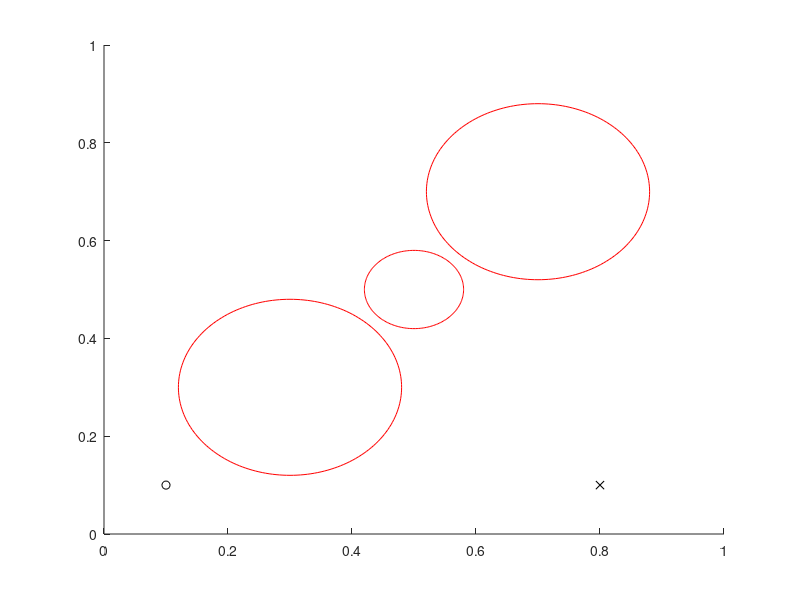

Write the MATLAB code that produced this figure. (Note: this script raises an error after producing the figure.)
%% Jun You 9/11/17
% This script will demonstrate the improved version of rapidly-exploring random tree called RRT*
% The variables defined to describe vertices which are inputs for the functions used in this script are structured with fields:
%     coord : Array of coordinates [x value, y value]
%     ind : used to number the vertices; will be used to keep track of indices used to create network graphs
% 
% Once ran, you will see tree shaped graph with pink line segments representing graphs. 
% The yellow segment will be removed branch and blue segments will be optimized branch. 
% This is to demontrate the different between RRT and RRT*.
% (RRT will not have the blue branches formed but yellow branches as pink
% braches)
% 
% For information on the algorithm, go to section 3 and 4 of the paper on 
% https://people.eecs.berkeley.edu/~pabbeel/cs287-fa15/optreadings/rrtstar.pdf
%% Initialization

clearvars -except yy
close all
figure; 
axis([0 1 0 1]);
hold on;
% Obstacles (circles)
% Obst_1.mid = [0.7,0.7]; Obst_1.rad = .21; % Center and radius of circle
% Obst_2.mid = [0.3,0.3]; Obst_2.rad = .21;
% Obst_3.mid = [0.5,0.5]; Obst_3.rad = .08;
Obst_1.mid = [0.7,0.7]; Obst_1.rad = .18; % Center and radius of circle
Obst_2.mid = [0.3,0.3]; Obst_2.rad = .18;
Obst_3.mid = [0.5,0.5]; Obst_3.rad = .08;
Obst = [Obst_1,Obst_2,Obst_3]; 
% Plotting Obstacles
for a = 1:length(Obst)
    th = 0:pi/100:2*pi;
    xunit = Obst(a).rad.*cos(th) + Obst(a).mid(1);
    yunit = Obst(a).rad.*sin(th) + Obst(a).mid(2);
    plot(xunit,yunit, 'r');
end
waypoints = cat(1,[0.1,0.1],[0.8,0.1],[0.1,0.8],[0.9,0.9]);
num_iter = 2000; %Set number of iteration to create random point
EPS = .05; % Maximum edge length
Near_r = .08; % Maximum searching radius for rebranching
gamma=0.7;
tic
for wp_ind = 1:length(waypoints)-1

%Initial Coordinate
x_init.coord = waypoints(wp_ind,:);
x_init.ind = 1; 
x_goal.coord = waypoints(wp_ind+1,:); % Coordinate of the goal
h = true;
clear Vertex Tree;
Vertex(1) = x_init;
plot(x_init.coord(1), x_init.coord(2),'o','color','black');
plot(x_goal.coord(1), x_goal.coord(2),'x','color','black');
% Using digraph function to keep track of edges using indices of vertices. 
Tree = digraph;
Tree = addnode(Tree, 1);
% Toggle comment (ctrl+R) or uncomment (ctrl+T) the 4 lines below with *** to use previous random points for testing purposes 
yy=[]; %***

while h
    a=rand();
    if a<=gamma
      x_rand=x_goal;
    else
    x_rand.coord = [rand(),rand()]; %*** 
    end
    yy=[yy ; x_rand.coord]; %***
%     x_rand.coord = yy(x,:); %***
    x_nearest = Nearest(Vertex,Tree,x_rand);
    x_new = Steer(x_nearest,x_rand,EPS);
    if CollisionFree(x_nearest,x_new,Obst)
        X_near = Near(Vertex,Tree,x_new,Near_r);
        x_new.ind = length(Vertex)+1;
        x_min = x_nearest; 
        c_cost = distances(Tree,1,x_nearest.ind)+Cost(x_nearest,x_new);
        
        % Connect along a minimum-cost path
        for y = 1:length(X_near)
            if CollisionFree(X_near(y),x_new,Obst) && (distances(Tree,1,X_near(y).ind)+Cost(X_near(y),x_new))<c_cost
                x_min = X_near(y); 
                c_cost = distances(Tree,1,X_near(y).ind)+Cost(X_near(y),x_new);
            end
        end
        Vertex = [Vertex x_new];
        Tree = addedge(Tree,[x_min.ind],[x_new.ind],Cost(x_min,x_new));
        
        % Draw edges and vertices to form paths
        line([x_min.coord(1),x_new.coord(1)],[x_min.coord(2),x_new.coord(2)],'Color', 'y', 'LineWidth', 1);
        plot(x_new.coord(1), x_new.coord(2),'x','color','y');
        hold on;
        
        % Rewire the tree to create optimal paths (You may
        % comment/remove this whole for-loop to change to RRT)
%         for z = 1:length(X_near)
%             nom_cost=[];
%             if CollisionFree(x_new,X_near(z),Obst) && (distances(Tree,1,x_new.ind)+Cost(x_new,X_near(z)))<distances(Tree,1,X_near(z).ind)
%                 parent_ind = predecessors(Tree,X_near(z).ind);
%                 x_parent = Vertex(parent_ind);
%                 Tree = rmedge(Tree,[x_parent.ind],[X_near(z).ind]);
%                 Tree = addedge(Tree,[x_new.ind],[X_near(z).ind],Cost(x_new,X_near(z)));
%                                 
%                 % Draw remove old branch (Redrew in white) and replace with better branch (in blue)
%                 line([x_parent.coord(1),X_near(z).coord(1)],[x_parent.coord(2),X_near(z).coord(2)],'Color', 'y', 'LineWidth', 1)
%                 line([x_new.coord(1),X_near(z).coord(1)],[x_new.coord(2),X_near(z).coord(2)],'Color', 'y', 'LineWidth', 1)
%                 drawnow;
%                 hold on;
%             end
%         end
    end
    % Check if the end the last vertex connects to the goal
    if CollisionFree(x_new,x_goal,Obst) && Cost(x_new,x_goal)< 4*EPS
        x_goal.ind = x_new.ind+1;
        Vertex = [Vertex x_goal];
        Tree = addedge(Tree,[x_new.ind],[x_goal.ind],Cost(x_new,x_goal));
        plot(x_goal.coord(1), x_goal.coord(2),'x','color','black');
        
        path = shortestpath(Tree,1,x_goal.ind);
        for j = 1:length(path)-1
            line([Vertex(path(j)).coord(1),Vertex(path(j+1)).coord(1)],[Vertex(path(j)).coord(2),Vertex(path(j+1)).coord(2)],'Color', 'black', 'LineWidth', 1)
        end
        h = false;
    end
 
end
end
toc
% The script below is another way of plotting paths. Use this if you want to graph directly from the network graph. 
% figure;
% plot(Tree)
% figure;
% for aaa = 1:length(Vertex)
%     plot(Vertex(aaa).coord(1), Vertex(aaa).coord(2),'x','color','b');
%     drawnow;
%     hold on;
% end
% edges = Tree.Edges.EndNodes;
% for a = 1:length(Tree.Edges.EndNodes)
%     line([Vertex(edges(a,1)).coord(1),Vertex(edges(a,2)).coord(1)],[Vertex(edges(a,1)).coord(2),Vertex(edges(a,2)).coord(2)],'Color', 'm', 'LineWidth', 1)
%     drawnow;
%     hold on;